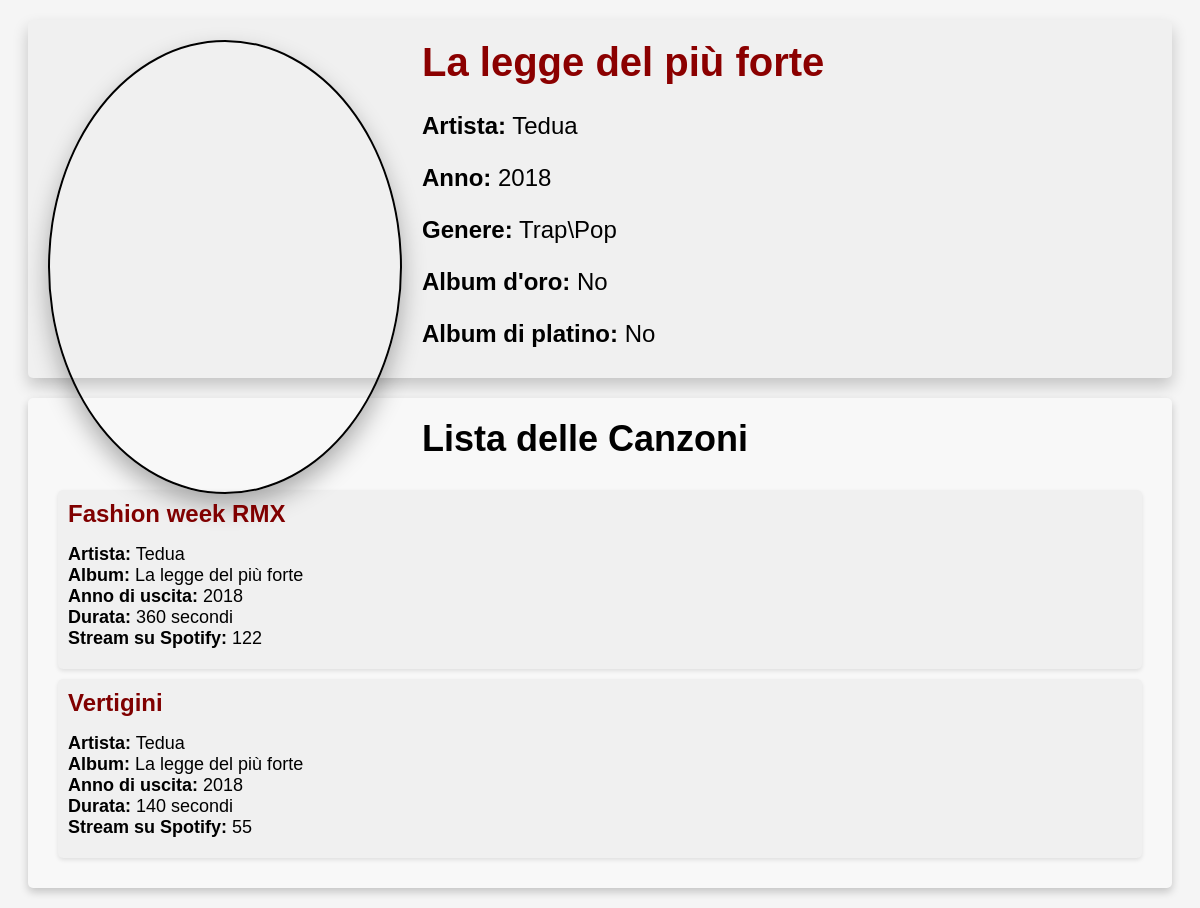
Page /ab/albums/8 on the earlier database version.
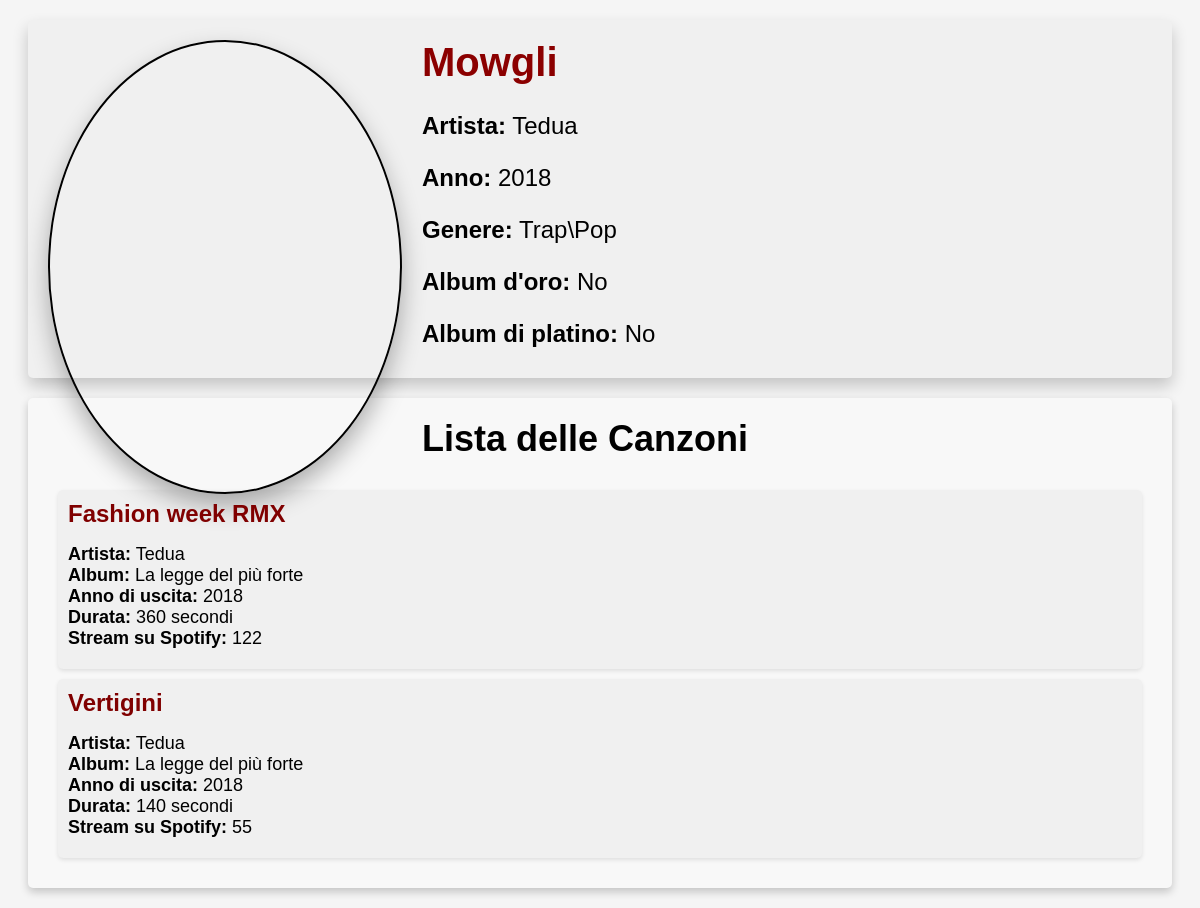
Same page on the later database version.
### Audiobase/models.py (models this page shows, shortened)
class Album(models.Model):
    idb = models.AutoField(primary_key=True)  # primary key
    ida = models.ForeignKey(Artist, on_delete=models.CASCADE)  # foreign key, read only
    artist_name = models.CharField(max_length=100, verbose_name="Artist", default="Artist name will appear here...")    # read only
    bname = models.CharField(max_length=100, verbose_name="Name")
    year = models.IntegerField(verbose_name="Release year")
    genre = models.CharField(max_length=100)
    gold = models.BooleanField(verbose_name="Gold record")
    plat = models.BooleanField(verbose_name="Platinum record")
    album_image = models.ImageField(null=True, blank=True, upload_to="album_img/")  # album cover
    show_idb = models.IntegerField(verbose_name="Idb", null=True, default=-1)

class Artist(models.Model):
    ida = models.AutoField(primary_key=True)  # primary key
    aname = models.CharField(max_length=100, verbose_name="Name")
    stagename = models.CharField(max_length=100, verbose_name="Stage name")
    birth = models.DateField("Birth")
    age = models.IntegerField(default=0)    # read only
    n_gold = models.IntegerField(default=0, verbose_name="Gold records")  # read only
    n_plat = models.IntegerField(default=0, verbose_name="Platinum records")  # read only
    nation = models.CharField(max_length=100, verbose_name="Nationality")
    artist_image = models.ImageField(null=True, blank=True, upload_to="artist_img/")    # profile pic
    show_ida = models.IntegerField(verbose_name="Ida", null=True, default=-1)

### Audiobase/views.py (the view)
# urls.py: path('albums/<int:album_id>', views.album_bio, name='album_bio')
def album_bio(request, album_id):
    try:
        album_obj = Album.objects.get(idb=album_id)
    except Album.DoesNotExist:
        raise Http404("L'album non esiste")
    context = {'album': album_obj,
               'songs': album_obj.song_set.all(),
               'path_bname': album_obj.bname.replace(" ", "").lower()   #   album images path in the folder
               }
    return render(request, 'Audiobase/album.html', context)

### Audiobase/templates/Audiobase/album.html (shortened to what this page needs)
<!DOCTYPE html>
<html>
<head>
</head>
<body>
<div class="album-info">
    <div class="album-image">
        <img src="/media/album_img/b_{{ album.idb }}_{{ path_bname }}.jpg" alt="album cover">
    </div>
    <div style="margin-left: 370px;">
        <h1 style="color: #8b0000;">{{ album.bname }}</h1>
        <p><strong>Artista:</strong> {{ album.ida.stagename }}</p>
        <p><strong>Anno:</strong> {{ album.year }}</p>
        <p><strong>Genere:</strong> {{ album.genre }}</p>
        <p><strong>Album d'oro:</strong> {% if gold %}Sì{% else %}No{% endif %}</p>
        <p><strong>Album di platino:</strong> {% if plat %}Sì{% else %}No{% endif %}</p>
    </div>
</div>
<div class="song-list">
    <h2 style="font-size: 36px;">Lista delle Canzoni</h2>
    <ul>
        {% for song in songs %}
            <li>
                <div class="song-box">
                    <h1>{{ song.sname }}</h1>
                    <ul>
                        <li><strong>Artista:</strong> {{ song.artist_name }}</li>
                        <li><strong>Album:</strong> {{ song.album_name }}</li>
                        <li><strong>Anno di uscita:</strong> {{ song.pubdate }}</li>
                        <li><strong>Durata:</strong> {{ song.length }} secondi</li>
                        <li><strong>Stream su Spotify:</strong> {{ song.spoty_str }}</li>
                    </ul>
                </div>
            </li>
        {% empty %}
            <li class="no-songs">Nessuna canzone disponibile</li>
        {% endfor %}
    </ul>
</div>
</body>
</html>

Differences in the rows shown:
changed Album "Trap\\Pop": bname "La legge del più forte" → "Mowgli"
